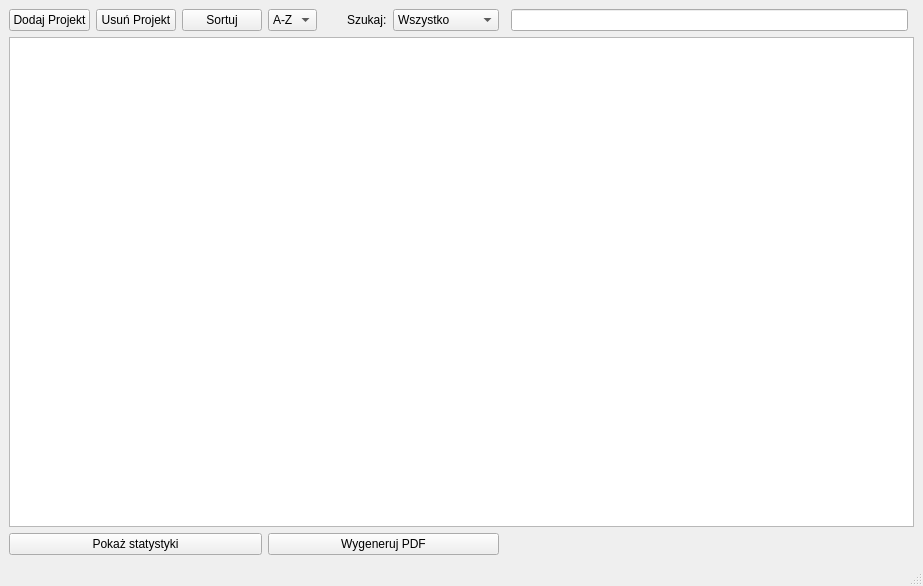
<?xml version="1.0" encoding="UTF-8"?>
<ui version="4.0">
 <class>MainWindow</class>
 <widget class="QMainWindow" name="MainWindow">
  <property name="geometry">
   <rect>
    <x>0</x>
    <y>0</y>
    <width>923</width>
    <height>586</height>
   </rect>
  </property>
  <property name="windowTitle">
   <string>Manager projektów</string>
  </property>
  <widget class="QWidget" name="centralwidget">
   <layout class="QGridLayout" name="gridLayout">
    <item row="0" column="9">
     <widget class="QComboBox" name="searchFilterComboBox">
      <property name="sizePolicy">
       <sizepolicy hsizetype="Fixed" vsizetype="Fixed">
        <horstretch>0</horstretch>
        <verstretch>0</verstretch>
       </sizepolicy>
      </property>
      <item>
       <property name="text">
        <string>Wszystko</string>
       </property>
      </item>
      <item>
       <property name="text">
        <string>Nazwa</string>
       </property>
      </item>
      <item>
       <property name="text">
        <string>Technologie</string>
       </property>
      </item>
      <item>
       <property name="text">
        <string>Status</string>
       </property>
      </item>
      <item>
       <property name="text">
        <string>Repozytorium</string>
       </property>
      </item>
      <item>
       <property name="text">
        <string>Współautorzy</string>
       </property>
      </item>
     </widget>
    </item>
    <item row="0" column="10">
     <widget class="QWidget" name="widget_3" native="true"/>
    </item>
    <item row="0" column="3">
     <widget class="QComboBox" name="sortComboBox">
      <item>
       <property name="text">
        <string>A-Z</string>
       </property>
      </item>
      <item>
       <property name="text">
        <string>Z-A</string>
       </property>
      </item>
     </widget>
    </item>
    <item row="0" column="2">
     <widget class="QPushButton" name="sortButton">
      <property name="text">
       <string>Sortuj</string>
      </property>
     </widget>
    </item>
    <item row="0" column="1">
     <widget class="QPushButton" name="deleteProjectButton">
      <property name="text">
       <string>Usuń Projekt</string>
      </property>
     </widget>
    </item>
    <item row="0" column="12">
     <widget class="QWidget" name="widget" native="true"/>
    </item>
    <item row="0" column="0">
     <widget class="QPushButton" name="addProjectButton">
      <property name="text">
       <string>Dodaj Projekt</string>
      </property>
     </widget>
    </item>
    <item row="5" column="3" colspan="7">
     <widget class="QPushButton" name="generatePdfButton">
      <property name="text">
       <string>Wygeneruj PDF</string>
      </property>
     </widget>
    </item>
    <item row="5" column="0" colspan="3">
     <widget class="QPushButton" name="showStatsButton">
      <property name="text">
       <string>Pokaż statystyki</string>
      </property>
     </widget>
    </item>
    <item row="0" column="8">
     <widget class="QLabel" name="label">
      <property name="sizePolicy">
       <sizepolicy hsizetype="Fixed" vsizetype="Preferred">
        <horstretch>0</horstretch>
        <verstretch>0</verstretch>
       </sizepolicy>
      </property>
      <property name="text">
       <string>Szukaj:</string>
      </property>
     </widget>
    </item>
    <item row="3" column="0" rowspan="2" colspan="13">
     <widget class="QTableWidget" name="projectTableWidget"/>
    </item>
    <item row="0" column="11">
     <widget class="QLineEdit" name="searchLineEdit">
      <property name="sizePolicy">
       <sizepolicy hsizetype="MinimumExpanding" vsizetype="Fixed">
        <horstretch>0</horstretch>
        <verstretch>0</verstretch>
       </sizepolicy>
      </property>
     </widget>
    </item>
   </layout>
  </widget>
  <widget class="QMenuBar" name="menubar">
   <property name="geometry">
    <rect>
     <x>0</x>
     <y>0</y>
     <width>923</width>
     <height>26</height>
    </rect>
   </property>
  </widget>
  <widget class="QStatusBar" name="statusbar"/>
 </widget>
 <resources/>
 <connections/>
</ui>
